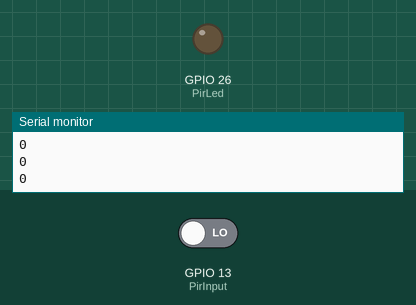
Bench run of a sketch on a simulated ESP32. On the bench: output pins drawn as LEDs (lit = HIGH), the last lines printed to the serial monitor. Inputs (shaded band) come from the test bench; at power-on: GPIO 13 (PirInput) LOW. Nothing arrives over Bluetooth unless stated.

Above: at 1.2 s.
1.3 s: GPIO 13 (PirInput) driven HIGH
At 1.7 s:
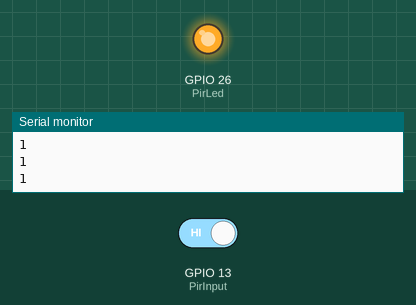
2.8 s: GPIO 13 (PirInput) driven LOW
At 4.1 s:
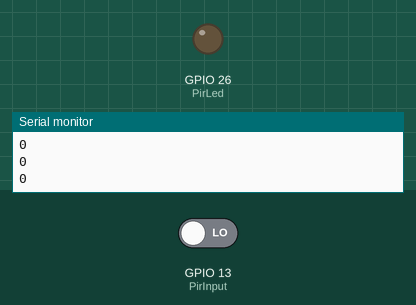
Timing chart, 0 to 5.8 s (numbered marks = the images above; inputs shaded):
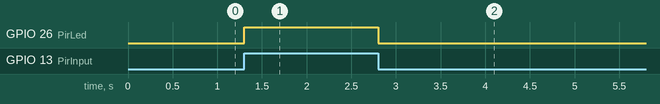

Measured:
- after the input at 1.3 s, GPIO 26 (PirLed): LOW → HIGH at once
- after the input at 2.8 s, GPIO 26 (PirLed): HIGH → LOW at once

The sketch:

esp32_pir_bluetooth_2019_04_18_final.ino
```cpp
#include "BluetoothSerial.h"

BluetoothSerial BTS;

int PirLed = 26;
int PirInput = 13;

void setup() {
  Serial.begin(9600);
  BTS.begin("ESP32_Control");
  Serial.println("Bluetooth Device is Ready to Pair");

  pinMode(PirLed, OUTPUT);
  pinMode(PirInput, INPUT);
}

void loop() {
  int pir = digitalRead(PirInput);

  if(pir == HIGH) {
    digitalWrite(PirLed, HIGH);
    Serial.println(pir);
    BTS.println(pir);
    delay(100);
  }
  else {
    digitalWrite(PirLed, LOW);
    Serial.println(pir);
    BTS.println(pir);
    delay(100);
  }
}
```
